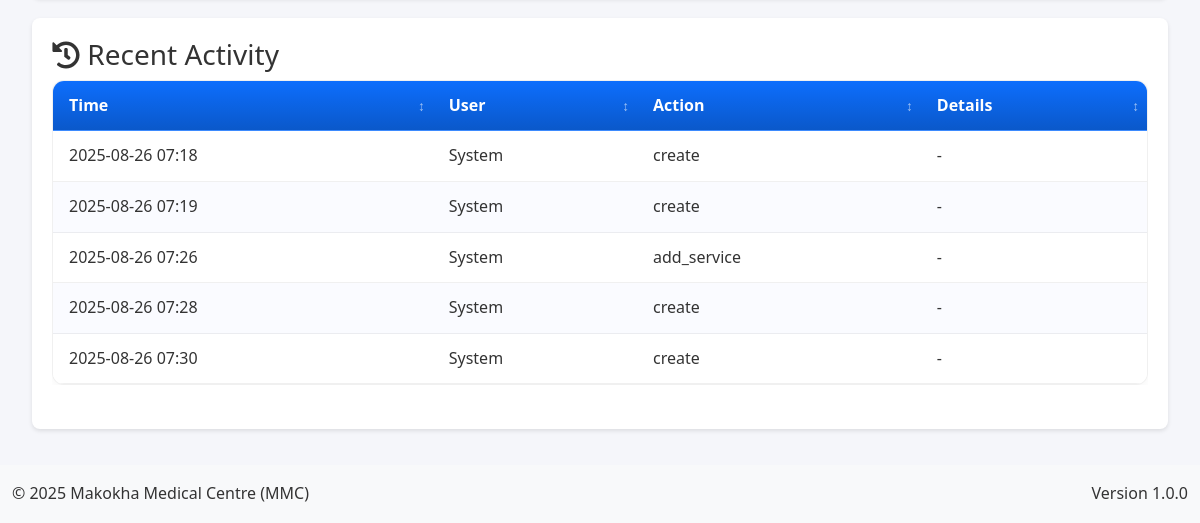
Page /admin (signed in, lower part) on the earlier database version.
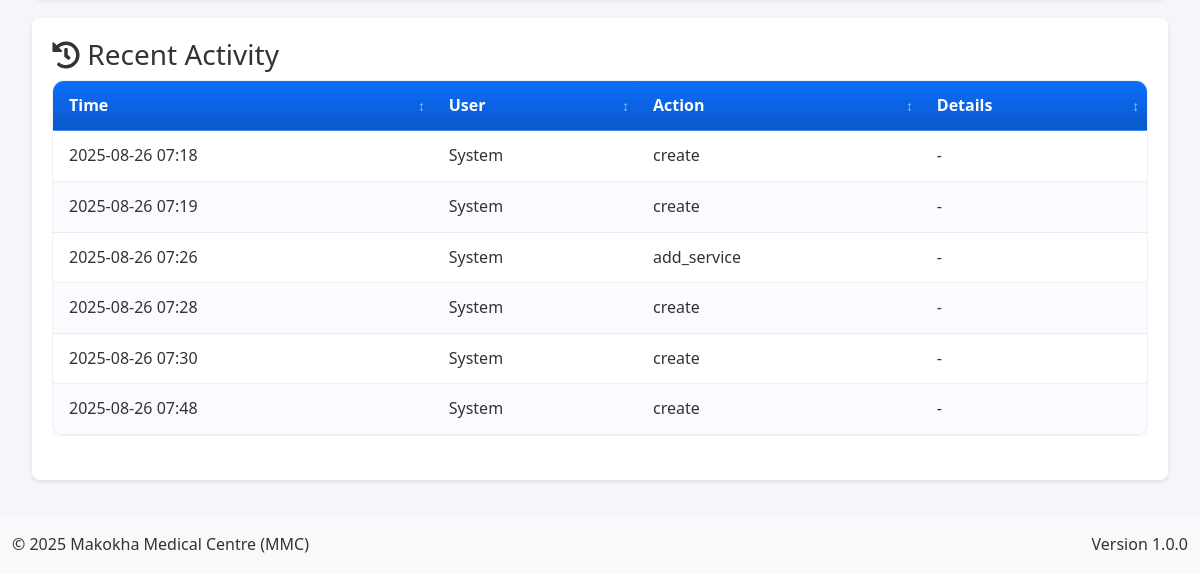
Same page on the later database version.
### app.py (models this page shows, shortened)
class AuditLog(db.Model):
    __tablename__ = 'audit_logs'
    id = db.Column(db.Integer, primary_key=True)
    user_id = db.Column(db.Integer, db.ForeignKey('user.id'), nullable=False)
    action = db.Column(db.String(50), nullable=False)
    table_name = db.Column(db.String(50))  # Tracks which table was affected
    record_id = db.Column(db.Integer)      # ID of the affected record
    description = db.Column(db.String(255))  # For backward compatibility
    changes = db.Column(db.JSON)           # Structured change data
    old_values = db.Column(db.JSON)        # Previous values before change
    new_values = db.Column(db.JSON)        # Values after change
    ip_address = db.Column(db.String(50))  # IP address of the requester
    created_at = db.Column(db.DateTime, default=lambda: datetime.now(timezone.utc))
    user = db.relationship('User', backref='audit_log_entries')

### app.py (the view)
@app.route('/admin')
@login_required
def admin_dashboard():
    if current_user.role != 'admin':
        flash('Unauthorized access', 'danger')
        return redirect(url_for('home'))
    try:
        total_drugs = db.session.query(func.count(Drug.id)).scalar()
        low_stock = db.session.query(func.count(Drug.id)).filter(
            Drug.stocked_quantity - Drug.sold_quantity < 10
        ).scalar()
        expiring_soon = db.session.query(func.count(Drug.id)).filter(
            Drug.expiry_date <= date.today() + timedelta(days=30)
        ).scalar()
        today_sales = db.session.query(func.sum(Sale.total_amount)).filter(
            func.date(Sale.created_at) == date.today()
        ).scalar() or 0
        monthly_sales = db.session.query(func.sum(Sale.total_amount)).filter(
            func.strftime('%Y-%m', Sale.created_at) == datetime.now().strftime('%Y-%m')
        ).scalar() or 0
        pending_bills = db.session.query(func.sum(Debtor.amount_owed)).scalar() or 0
        last_backup = BackupRecord.query.filter_by(status='completed')\
            .order_by(BackupRecord.timestamp.desc()).first()
        last_backup_time = last_backup.timestamp if last_backup else 'Never'
        backup_stats = {
            'total_backups': BackupRecord.query.count(),
            'successful_backups': BackupRecord.query.filter_by(status='completed').count(),
            'failed_backups': BackupRecord.query.filter_by(status='failed').count(),
            'total_size_mb': db.session.query(
                func.coalesce(func.sum(BackupRecord.size_bytes), 0) / (1024 * 1024)
            ).scalar()
        }
        active_users = db.session.query(func.count(User.id)).filter_by(is_active=True).scalar()
        daily_stats = get_doctor_stats('daily')
        monthly_stats = get_doctor_stats('monthly')
        yearly_stats = get_doctor_stats('yearly')
        recent_activity = db.session.query(
            AuditLog.id,
            AuditLog.action,
            AuditLog.created_at.label('created_at'),
            literal('audit').label('type')
        ).union_all(
            db.session.query(
                BackupRecord.id,
                literal('backup').label('action'),
                BackupRecord.timestamp.label('created_at'),
                literal('backup').label('type')
            )
        ).order_by(text('created_at')).limit(10).all()
        return render_template('admin/dashboard.html',
            total_drugs=total_drugs,
            low_stock=low_stock,
            expiring_soon=expiring_soon,
            today_sales=today_sales,
            monthly_sales=monthly_sales,
            pending_bills=pending_bills,
            last_backup_time=last_backup_time,
            backup_stats=backup_stats,
            active_users=active_users,
            daily_stats=daily_stats,
            monthly_stats=monthly_stats,
            yearly_stats=yearly_stats,
            recent_activity=recent_activity
        )
    except Exception as e:
        app.logger.error(f"Error in admin dashboard: {str(e)}")
        flash('An error occurred while loading the dashboard', 'danger')
        return redirect(url_for('home'))

### app.py (called while the page is built, shortened)
@app.before_request
def initialize_data():
    global _first_request
    if not _first_request:
        return

@app.context_processor
def inject_current_date():
    return {'current_date': date.today().strftime('%Y-%m-%d')}

def get_total_beds():
    return Bed.query.count()

def get_available_beds():
    return Bed.query.filter_by(status='available').count()

def get_occupied_beds():
    return Bed.query.filter_by(status='occupied').count()

    @login_manager.user_loader
    def load_user(user_id):
        return db.session.get(User, int(user_id))

### templates/admin/dashboard.html (shortened to what this page needs)
{% extends "base.html" %}
{% block content %}
<div class="content">
    <div class="section-content active" id="dashboard-section">
        <div class="recent-activity">
            <h3><i class="fas fa-history"></i> Recent Activity</h3>
            <table class="activity-table">
                <thead>
                    <tr>
                        <th>Time</th>
                        <th>User</th>
                        <th>Action</th>
                        <th>Details</th>
                    </tr>
                </thead>
                <tbody>
                    {% for log in recent_activity %}
                    <tr>
                        <td>{{ log.created_at.strftime('%Y-%m-%d %H:%M') }}</td>
                        <td>{{ log.user.username if log.user else 'System' }}</td>
                        <td>{{ log.action }}</td>
                        <td>
                            {% if log.table_name and log.record_id %}
                                {{ log.table_name }} #{{ log.record_id }}
                            {% else %}
                                -
                            {% endif %}
                        </td>
                    </tr>
                    {% endfor %}
                </tbody>
            </table>
        </div>
    </div>
</div>
{% endblock %}

Differences in the rows shown:
added AuditLog: created_at "2025-08-26 07:48", user "System", action "create"
